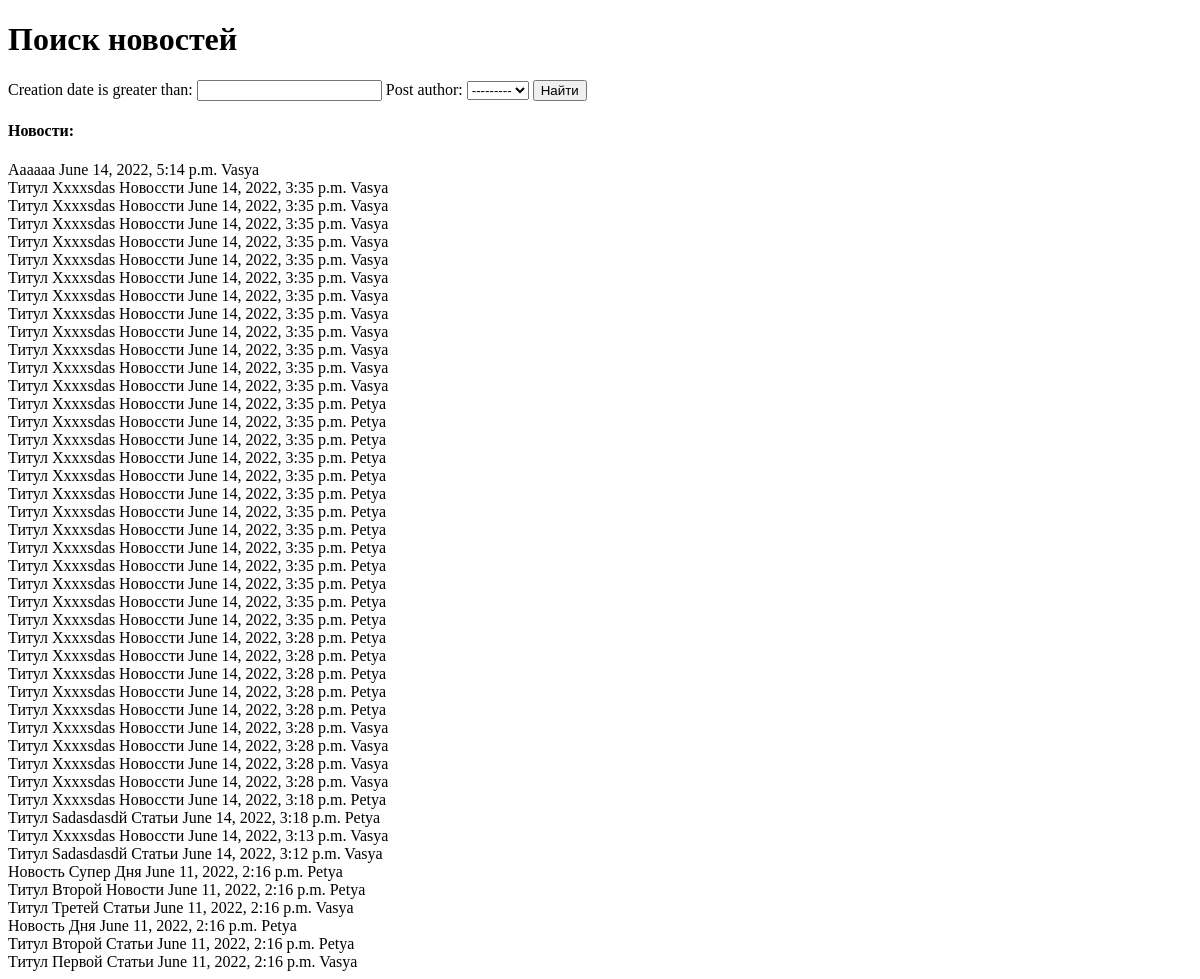
Page /news/search/ on the earlier database version.
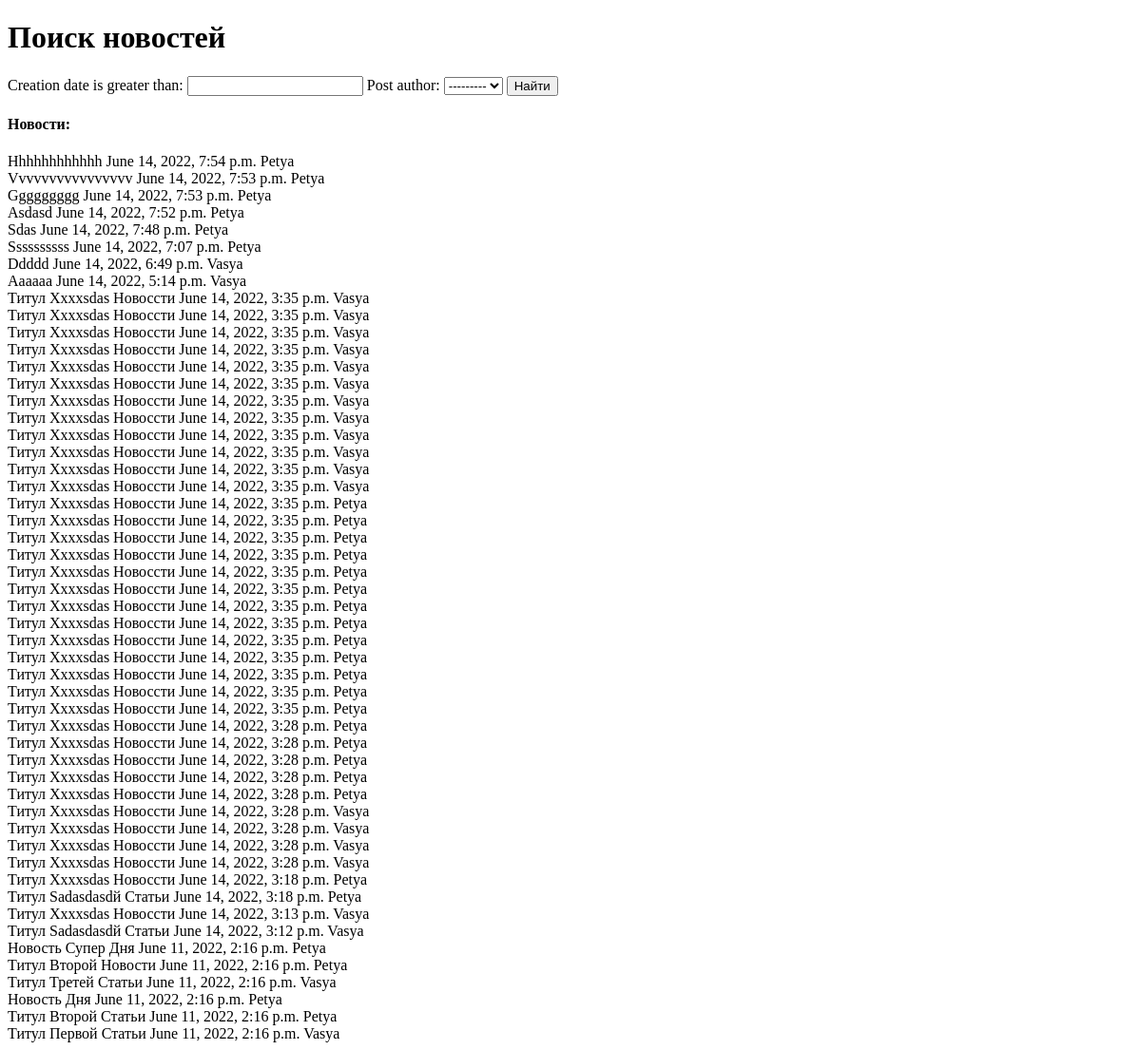
Same page on the later database version.
### myapp/models.py (models this page shows, shortened)
class Post(models.Model):
    post_author = models.ForeignKey(Author, on_delete=models.CASCADE)
    CHOICES = [
        ('1', 'Статья'),
        ('2', 'Новость')
        ]
    post_choice = models.CharField(max_length = 2,
                            choices = CHOICES,
                            default = '1')
    creation_date = models.DateTimeField(auto_now_add=True)
    category = models.ManyToManyField(Category, through='PostCategory')
    post_title = models.CharField(max_length=255)
    post_text = models.TextField(default='content')
    post_rate = models.IntegerField(default=0)

class Author(models.Model):
    author_user = models.OneToOneField(User, on_delete=models.CASCADE)
    author_rate = models.IntegerField(default=0)
    def __str__(self):
        return '%s' % (self.author_user)

### myapp/views.py (the view)
# urls.py: path('search/', SearchList.as_view()),
class SearchList(ListView):
    model = Post
    template_name = 'search.html'
    context_object_name = 'search'
    ordering = ['-creation_date']
    def get_context_data(self, **kwargs): # забираем отфильтрованные объекты переопределяя метод get_context_data у наследуемого класса (привет, полиморфизм, мы скучали!!!)
        context = super().get_context_data(**kwargs)
        context['filter'] = PostFilter(self.request.GET, queryset=self.get_queryset()) # вписываем наш фильтр в контекст
        return context

### templates/search.html (shortened to what this page needs)
{% extends 'flatpages/default.html' %}
{% block content %}
<h1>Поиск новостей</h1>
<form method="GET">
    {{ filter.form }}
    <input type="submit" value="Найти">
</form>
<h4>Новости: </h4>
{% for post in filter.qs %}
    {{ post.post_title|title }}
    {{ post.creation_date }}
    {{ post.post_author }}
    <br>
{% endfor %}
{% endblock content %}

Differences in the rows shown:
added Post: post_title "Hhhhhhhhhhhh", creation_date "June 14, 2022, 7:54 p.m.", post_author "Petya"
added Post: post_title "Vvvvvvvvvvvvvvvv", creation_date "June 14, 2022, 7:53 p.m.", post_author "Petya"
added Post: post_title "Ggggggggg", creation_date "June 14, 2022, 7:53 p.m.", post_author "Petya"
added Post: post_title "Asdasd", creation_date "June 14, 2022, 7:52 p.m.", post_author "Petya"
added Post: post_title "Sdas", creation_date "June 14, 2022, 7:48 p.m.", post_author "Petya"
added Post: post_title "Ssssssssss", creation_date "June 14, 2022, 7:07 p.m.", post_author "Petya"
added Post: post_title "Ddddd", creation_date "June 14, 2022, 6:49 p.m.", post_author "Vasya"
